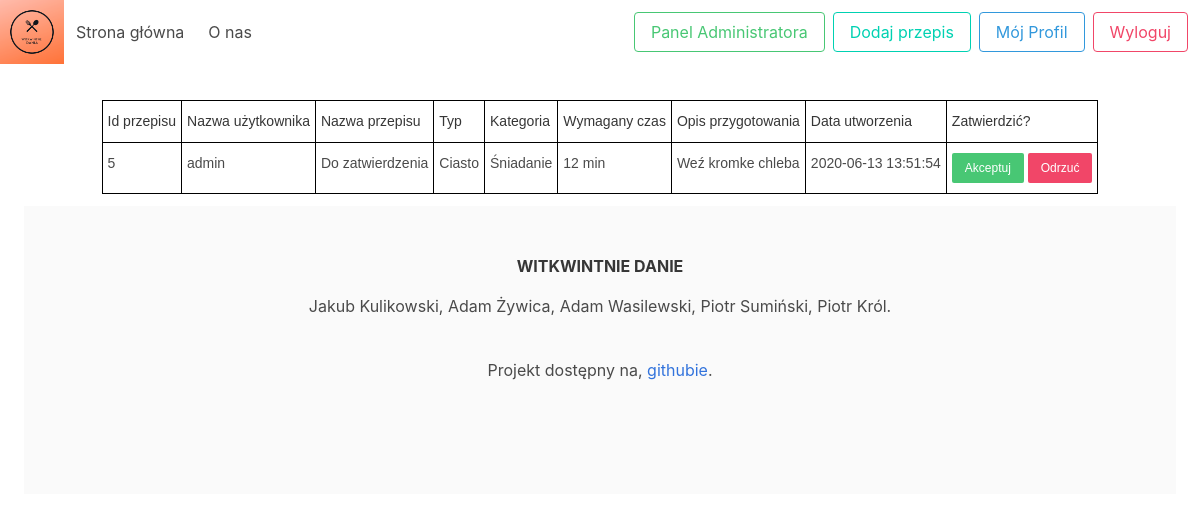
Page /admin (signed in) on the earlier database version.
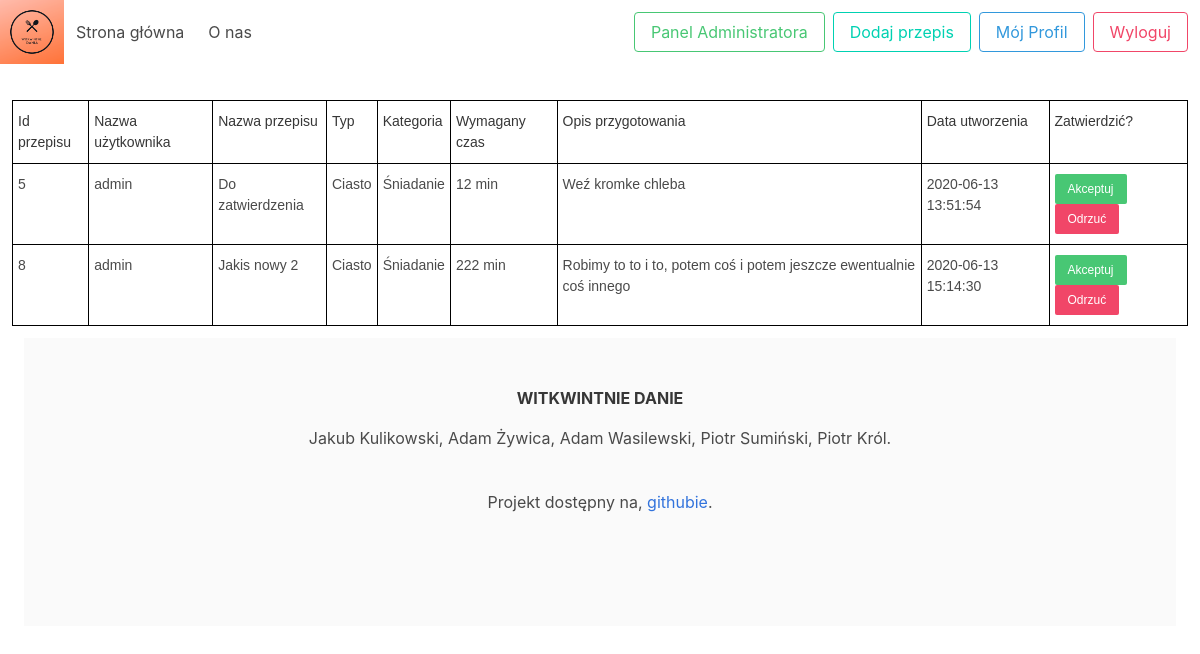
Same page on the later database version.
### tables this page shows
CREATE TABLE `recipes` (
  `recipe_id` INTEGER PRIMARY KEY AUTOINCREMENT,
  `user_id` INTEGER,
  `type_of_food_id` INTEGER,
  `food_category_id` INTEGER,
  `name` TEXT UNIQUE NOT NULL,
  `creation_date` DATE NOT NULL DEFAULT (DATETIME('now', 'localtime')),
  `description` TEXT NOT NULL,
  `rating` INTEGER CHECK (rating BETWEEN 1 AND 10),
  `checked` BOOLEAN NOT NULL DEFAULT 0 CHECK(checked IN (0,1)),
  `time_required` INTEGER NOT NULL,
  `views` INTEGER DEFAULT 0 CHECK ( views >= 0 ),
  CONSTRAINT recipes_user_id_fk
      FOREIGN KEY (user_id) REFERENCES users(user_id) ON DELETE SET NULL,
  CONSTRAINT recipes_type_of_food_id_fk
      FOREIGN KEY (type_of_food_id) REFERENCES types_of_food (type_of_food_id) ON DELETE RESTRICT,
  CONSTRAINT recipes_food_category_id_fk
      FOREIGN KEY (food_category_id) REFERENCES food_categories (food_category_id) ON DELETE RESTRICT
);

CREATE TABLE `users` (
  `user_id` INTEGER PRIMARY KEY AUTOINCREMENT,
  `username` TEXT UNIQUE NOT NULL,
  `creation_date` DATE NOT NULL DEFAULT (DATETIME('now', 'localtime')),
  `last_login_date` DATE CHECK ( last_login_date >= creation_date ),
  `role_id` INTEGER NOT NULL,
  `cooking_level_id` INTEGER,
  `sex` TEXT CHECK (sex IN ('F','M')),
  `password` TEXT NOT NULL,
  CONSTRAINT users_role_id_fk
      FOREIGN KEY (role_id) REFERENCES roles (role_id) ON DELETE RESTRICT,
  CONSTRAINT users_cooking_levels_id_fk
      FOREIGN KEY (cooking_level_id) REFERENCES cooking_levels (cooking_level_id) ON DELETE RESTRICT
);

CREATE TABLE `types_of_food` (
  `type_of_food_id` INTEGER PRIMARY KEY AUTOINCREMENT,
  `name` TEXT UNIQUE NOT NULL
);

CREATE TABLE `food_categories` (
  `food_category_id` INTEGER PRIMARY KEY AUTOINCREMENT,
  `name` TEXT UNIQUE NOT NULL
);

### app/utils/sessions.py (the view)
    def decorator(*args, **kwargs):
        if session['user']['role_name'].lower() == 'administrator':
            return f(*args, **kwargs)
        else:
            return redirect(url_for('.index'))

### app/db.py (called while the page is built)
def get_db():
    db = getattr(g, _DB_PROPERTY, None)
    if db is None:
        db = sqlite3.connect(Config.DB_FILE)
        setattr(g, _DB_PROPERTY, db)
    return db

def query_db_object(query, *args, one=False, commit=False):
    db = get_db()
    cursor = db.cursor()
    cursor.execute(query, args)
    r = []
    for i in cursor.fetchall():
        r.append(dict(zip([x[0] for x in cursor.description], i)))
    if commit:
        db.commit()
    if r and one:
        return r[0]
    else:
        return r

### app/routes.py (called while the page is built)
@app.route('/admin')
@login_required
@admin_required
def admin():
    return render_template('administrator.html',
                           recipes_to_check=r.get_recipes_list(False),
                           users=u.get_all_users())

### app/utils/recipies.py (called while the page is built)
def get_recipes_list(checked=None):
    sql = """
        SELECT r.recipe_id,
            r.user_id, u.username,
            r.type_of_food_id, tf.name AS type_of_food,
            r.food_category_id, fc.name AS food_category,
            r.name, r.creation_date, r.description, r.rating, r.checked, r.time_required, r.views
        FROM recipes r
        INNER JOIN users u USING(user_id)
        INNER JOIN types_of_food tf USING(type_of_food_id)
        INNER JOIN food_categories fc USING(food_category_id)
    """
    if checked is True:
        return query_db_object(sql + " WHERE checked = 1")
    elif checked is False:
        return query_db_object(sql + " WHERE checked = 0")
    else:
        return query_db_object(sql)

### app/utils/sessions.py (called while the page is built)
def login_required(f):
    def decorator(*args, **kwargs):
        if 'user' in session:
            return f(*args, **kwargs)
        else:
            return redirect(url_for('.login'))
    decorator.__name__ = f.__name__
    return decorator

def admin_required(f):
    def decorator(*args, **kwargs):
        if session['user']['role_name'].lower() == 'administrator':
            return f(*args, **kwargs)
        else:
            return redirect(url_for('.index'))
    decorator.__name__ = f.__name__
    return decorator

### app/utils/users.py (called while the page is built)
def get_all_users():
    return query_db_object("""
        SELECT u.user_id, u.username, u.creation_date, u.last_login_date,
            u.role_id, r.name AS role,
            u.cooking_level_id, cl.name AS cooking_level,
            u.sex
        FROM users u
        INNER JOIN roles r USING (role_id)
        INNER JOIN cooking_levels cl USING (cooking_level_id)
    """)

### app/templates/administrator.html (shortened to what this page needs)
<!DOCTYPE html>
<html>
<head>
  <link rel="stylesheet" href="/static/css/bulma.css">
</head>
<body>
  <nav class="navbar" role="navigation" aria-label="main navigation">
    <div class="navbar-brand">
      <a class="image is-64x64">
        <img src="/static/img/logo.png" width=auto height=auto>
      </a>
    </div>
    <div id="navbarBasicExample" class="navbar-menu">
      <div class="navbar-start">
        <a href="{{ url_for('main.index') }}" class="navbar-item">
          Strona główna
        </a>
        <a href="{{ url_for('main.about_us') }}" class="navbar-item">
          O nas
        </a>
      </div>
      <div class="navbar-end">
        <div class="navbar-item">
          <div class="buttons">
            {% if session.user is defined %}
            {% if session.user.role_name == "Administrator" %}
            <a href="{{ url_for('main.admin') }}" class="button is-success is-outlined">
              Panel Administratora
            </a>
            {% endif %}
            <a href="{{ url_for('main.new_recipe') }}" class="button is-primary is-outlined">
              Dodaj przepis
            </a>
            <a href="{{ url_for('main.user_profile') }}" class="button is-info is-outlined">
              Mój Profil
              <a href="{{ url_for('main.logout') }}" class="button is-danger is-outlined">
                Wyloguj
                {% else %}
                <a href="{{ url_for('main.register') }}" class="button is-primary">
                  <strong>Rejestracja</strong>
                </a>
                <a href="{{ url_for('main.login') }}" class="button is-light">
                  Logowanie
                {% endif %}
                </a>
          </div>
        </div>
      </div>
    </div>
  </nav>
  <section class="section">
    <div class="columns is-centered">
      <div class="control">
      {% if recipes_to_check %}
        <table class="tg">
          <thead>
          <tr>
              <th class="tg-0lax">Id przepisu</th>
              <th class="tg-0lax">Nazwa użytkownika</th>
              <th class="tg-0lax">Nazwa przepisu</th>
              <th class="tg-0lax"><span style="font-weight:400;font-style:normal">Typ</span></th>
              <th class="tg-0lax"><span style="font-weight:400;font-style:normal">Kategoria</span></th>
              <th class="tg-0lax">Wymagany czas</th>
              <th class="tg-0lax">Opis przygotowania</th>
              <th class="tg-0lax"><span style="font-weight:400;font-style:normal">Data utworzenia</span></th>
              <th class="tg-0lax">Zatwierdzić?</th>
          </tr>
          </thead>
          <tbody>
          {% for recipe in recipes_to_check %}
              <tr>
              <td class="tg-0lax">{{ recipe.recipe_id }}</td>
              <td class="tg-0lax">{{ recipe.username }}</td>
              <td class="tg-0lax">{{ recipe.name }}</td>
              <td class="tg-0lax">{{ recipe.type_of_food }}</td>
              <td class="tg-0lax">{{ recipe.food_category }}</td>
              <td class="tg-0lax">{{ recipe.time_required }} min</td>
              <td class="tg-0lax">{{ recipe.description }}</td>
              <td class="tg-0lax">{{ recipe.creation_date }}</td>
              <td class="tg-0lax">
                  <a class="button is-success is-small" href="{{ url_for('main.accept_recipe', recipe_id=recipe.recipe_id) }}">Akceptuj</a>
                  <a class="button is-danger is-small" href="{{ url_for('main.delete_recipe', recipe_id=recipe.recipe_id) }}">Odrzuć</a>
              </td>
          </tr>
          {% endfor %}
          </tbody>
      </table>
      {% else %}
          <p>Brak przepisów do zatwierdzenia</p>
      {% endif %}
      </div>
    </div>
  <footer class="footer">
    <div class="content has-text-centered">
      <p>
        <strong>WITKWINTNIE DANIE</strong>
      <p>Jakub Kulikowski, Adam Żywica, Adam Wasilewski, Piotr Sumiński, Piotr Król. </p>
      <p>Projekt dostępny na,
        <a href="https://github.com/a-was/kuchniowy-raj">githubie</a>.
      </p>
      </p>
    </div>
  </footer>
</body>
</html>

### app/templates/administrator.html (style rules this page uses)
.tg { border-collapse:collapse;border-spacing:0; }
.tg td { border-color:black;border-style:solid;border-width:1px;font-family:Arial, sans-serif;font-size:14px; overflow:hidden;padding:10px 5px;word-break:normal; }
.tg th { border-color:black;border-style:solid;border-width:1px;font-family:Arial, sans-serif;font-size:14px; font-weight:normal;overflow:hidden;padding:10px 5px;word-break:normal; }
.tg .tg-0lax { text-align:left;vertical-align:top }

Differences in the rows shown:
added recipes: recipe_id "8", username "admin", name "Jakis nowy 2", type_of_food "Ciasto", food_category "Śniadanie", time_required "222", description "Robimy to to i to, potem coś i potem jeszcze ewentualnie coś innego", creation_date "2020-06-13 15:14:30"
